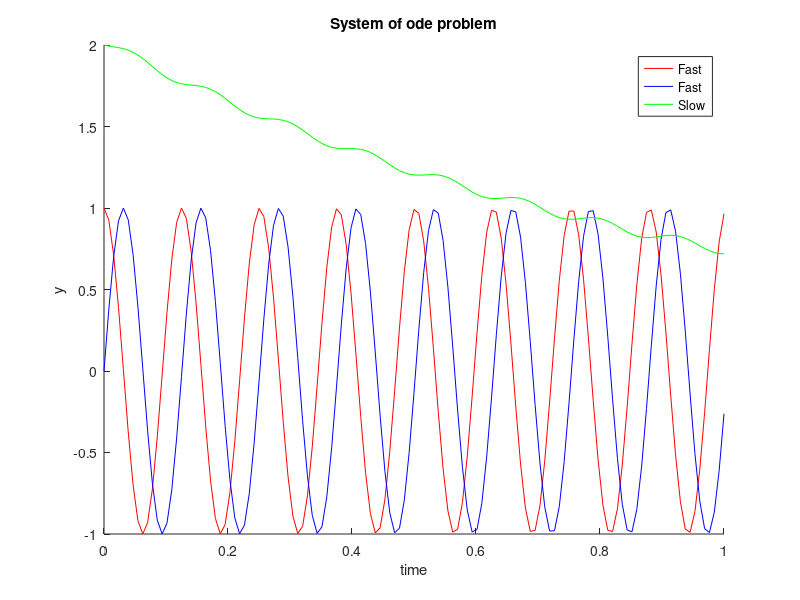

Recreate this plot in MATLAB.
close all
clear all
clc

t = linspace(0,1,129);
x = cos(50*t);
y = sin(50*t);
z = 5051/2501*exp(-t) - 49/2501*cos(50*t)+51/2501*sin(50*t);

hold on
plot(t,x, 'r');
plot(t,y, 'b');
plot(t,z, 'g');
hold off
title('System of ode problem');
xlabel('time');ylabel('y');
legend('Fast', 'Fast', 'Slow');